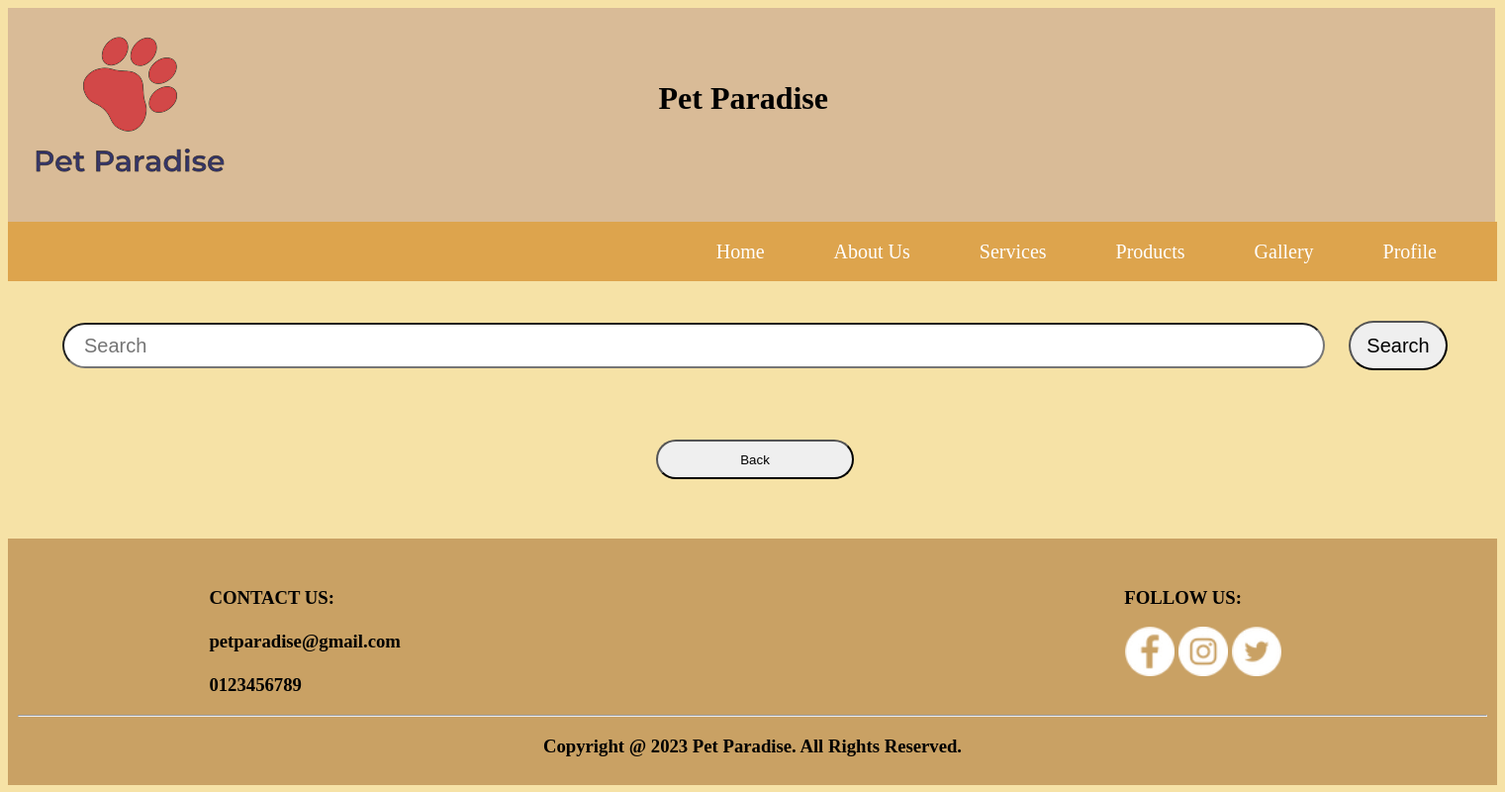
Page /medicine.php on the earlier database version.
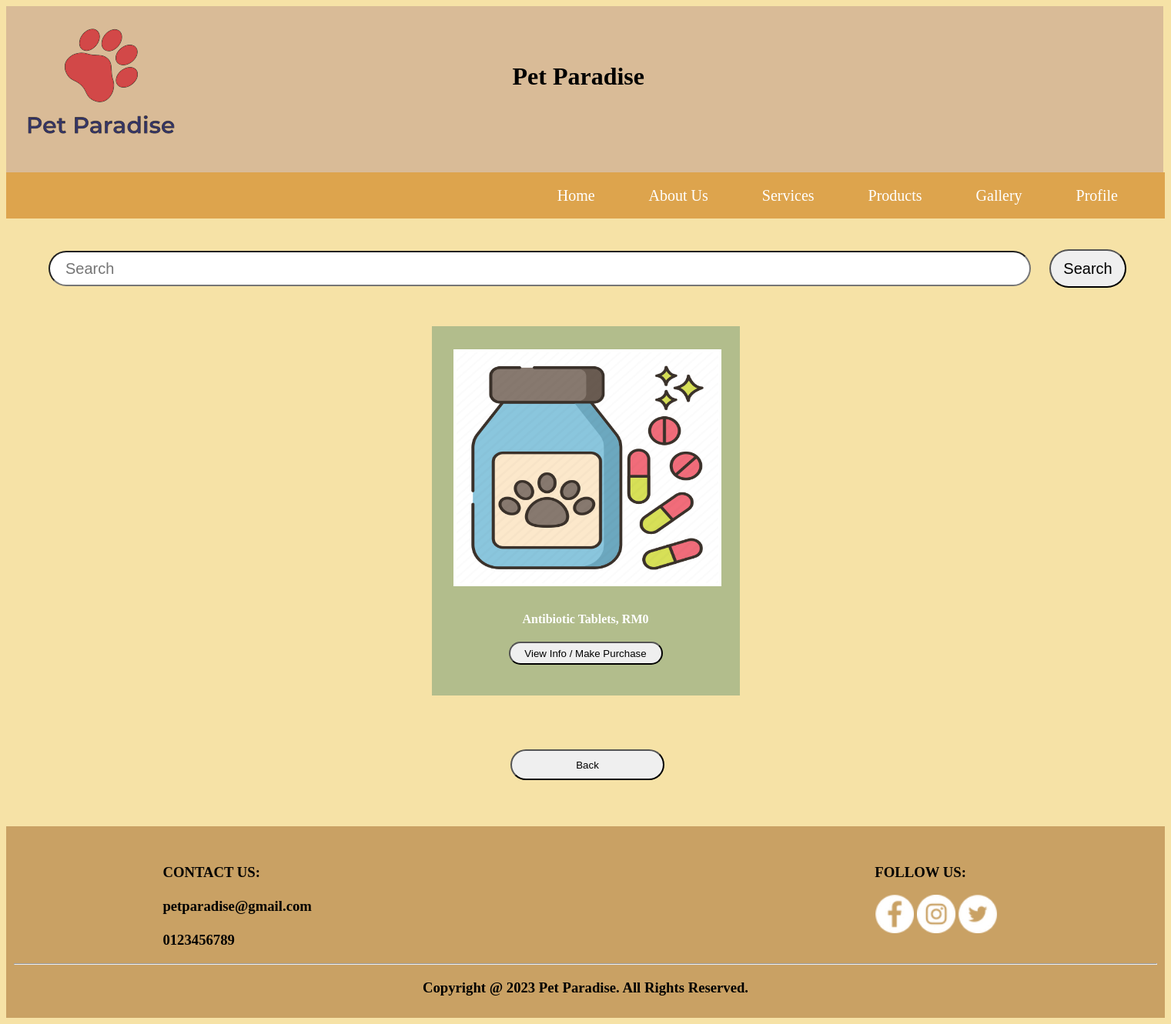
Same page on the later database version.
### tables this page shows
CREATE TABLE `medicine` (
  `medicine_id` varchar(4) NOT NULL,
  `medicine_name` text NOT NULL,
  `medicine_stock` int(11) NOT NULL,
  `medicine_desc` text NOT NULL,
  `medicine_price` int(11) NOT NULL
);

### medicine.php (the view, shortened to what this page needs)
<!DOCTYPE html>
<html lang="en" dir="ltr">
<head>
  <link rel="stylesheet" type="text/css" href="css/style5.css">
</head>
<body>
<?php
  include ('dbcon.php');
  include ('customer_header.php');
?>
<div id="nav">
  <?php include('customer_menu.php') ?>
</div>
<div id="search">
    <form action="search.php" method="POST">
        <input type="text" name="search" placeholder="Search" style="width: 1250px; height: 40px; border-radius: 100px; padding-left: 20px; margin-left: 40px; margin-top: 20px; font-size: 20px;">
        <input type="submit" name="submit" value="Search" style="width: 100px; height: 50px; border-radius: 100px; margin-left: 20px; margin-top: 20px; font-size: 20px; cursor: pointer;">
    </form>
</div>
<div style="height: 100%; width: 100%; display: flex; justify-content: center;">
  <div id="product">
    <?php
      $query = "SELECT * FROM medicine";
      $result = mysqli_query($connection,$query);
      if (mysqli_num_rows($result) > 0){
        while ($row = mysqli_fetch_assoc($result)){
          ?>
          <div style="width: 400px; height: 460px; float: left; margin: 30px; padding-top: 20px; margin-top: 20px; background-color: #B2BD8C; justify-content: center;">
              <img src="img/medicine.png" alt="about-1" style="width: 340px; height: 300px; background-color: white; margin-top: 10px; padding: 4px; margin-left: 28px; margin-top: 10px;">
              <div style="text-align: center; margin-top: 10px; font-weight: bold;"><?php echo $row['medicine_name']; ?>, RM<?php echo $row['medicine_price']; ?></div>
              <a href="purchasemedicine.php?id=<?php echo $row["medicine_id"]; ?>"><button class="button1">View Info / Make Purchase</button></a>
          </div>
        <?php
        }
      }
      ?>
  </div>
</div>
<div style="clear: both; margin-bottom: 60px; margin-left: 565px;">
    <a href="customer_product.php"><button class="button2">Back</button></a>
</div>
<footer><?php include('footer.php') ?></footer>
</body>
</html>

Differences in the rows shown:
added medicine: medicine_name "Antibiotic Tablets", medicine_price "0"
